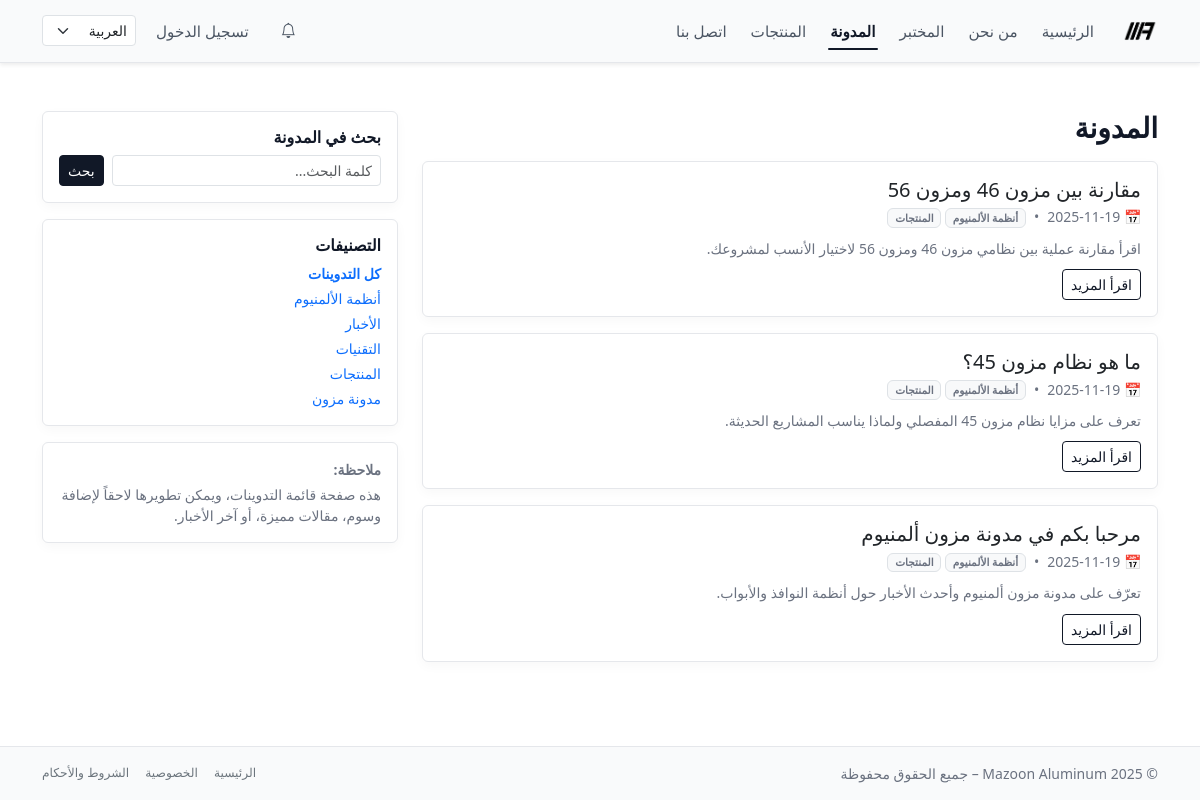
The page /ar/blog/ on the database its author committed.
### website/models.py (models this page shows, shortened)
class TimeStampedModel(models.Model):
    created_at = models.DateTimeField(default=timezone.now, editable=False)
    updated_at = models.DateTimeField(auto_now=True)
    class Meta:
        abstract = True

class BlogPost(TimeStampedModel):
    slug = models.SlugField(unique=True, max_length=200)
    title_ar = models.CharField(max_length=200)
    title_en = models.CharField(max_length=200, blank=True, null=True)
    body_ar = models.TextField()
    body_en = models.TextField(blank=True, null=True)
    meta_title_ar = models.CharField(max_length=255, blank=True, null=True)
    meta_title_en = models.CharField(max_length=255, blank=True, null=True)
    meta_description_ar = models.CharField(max_length=300, blank=True, null=True)
    meta_description_en = models.CharField(max_length=300, blank=True, null=True)
    thumbnail = models.ImageField(
        upload_to="blog/",
        blank=True,
        null=True,
    )
    is_published = models.BooleanField(default=True)
    published_at = models.DateTimeField(default=timezone.now)
    categories = models.ManyToManyField(
        Category,
        related_name="posts",
        blank=True,
    )
    tags = models.ManyToManyField(
        Tag,
        related_name="posts",
        blank=True,
    )
    class Meta:
        ordering = ("-published_at", "-id")
    @property
    def title(self):
        lang = get_language() or "ar"
        if lang.startswith("en") and self.title_en:
            return self.title_en
        return self.title_ar
    @property
    def meta_description(self):
        lang = get_language() or "ar"
        if lang.startswith("en") and self.meta_description_en:
            return self.meta_description_en
        desc = self.meta_description_ar or self.body_ar[:250]
        return desc
    @property
    def body(self):
        lang = get_language() or "ar"
        if lang.startswith("en") and self.body_en:
            return self.body_en
        return self.body_ar
    def get_absolute_url(self):
        return reverse("blog_detail", kwargs={"slug": self.slug})

class Category(TimeStampedModel):
    slug = models.SlugField(unique=True, max_length=100)
    name_ar = models.CharField(max_length=100)
    name_en = models.CharField(max_length=100, blank=True, null=True)
    class Meta:
        ordering = ("name_ar",)
    @property
    def name(self):
        lang = get_language() or "ar"
        if lang.startswith("en") and self.name_en:
            return self.name_en
        return self.name_ar

### website/views.py (the view, shortened to what this page needs)
# urls.py: path("blog/", BlogListView.as_view(), name="blog_list"),
class BlogListView(ListView):
    model = BlogPost
    template_name = "website/blog_list.html"
    context_object_name = "posts"
    paginate_by = 5
    def get_queryset(self):
        q = self.request.GET.get("q", "").strip()
        qs = BlogPost.objects.filter(is_published=True)
        category_slug = self.kwargs.get("category_slug")
        self.current_category = None
        if category_slug:
            self.current_category = Category.objects.filter(
                slug=category_slug
            ).first()
            if self.current_category:
                qs = qs.filter(categories=self.current_category)
        self.search_query = q
        return qs
    def get_context_data(self, **kwargs):
        context = super().get_context_data(**kwargs)
        context["categories"] = Category.objects.all()
        context["current_category"] = getattr(self, "current_category", None)
        context["q"] = getattr(self, "search_query", "")
        return context

### core/context_processors.py (called while the page is built, shortened)
def notifications_context(request):
    user = request.user
    if not user.is_authenticated:
        return {}

### templates/website/blog_list.html (shortened to what this page needs)
{% extends "base.html" %}
{% load i18n %}
{% block content %}
<div class="row g-4">
  <div class="col-lg-8">
    <header class="mb-3">
      <h1 class="h3 fw-bold mb-1">
        {% if current_category %}
          {{ current_category.name }}
        {% elif current_tag %}
          {% trans "الوسم" %}: {{ current_tag.name }}
        {% else %}
          {% if LANGUAGE_CODE == "ar" %}
            {% trans "المدونة" %}
          {% else %}
            {% trans "Blog" %}
          {% endif %}
        {% endif %}
      </h1>
    </header>
    {% if posts %}
      <div class="vstack gap-3">
        {% for post in posts %}
          <article class="card blog-card border-0">
            <div class="card-body">
              <h2 class="h5 mb-1">
                <a href="{{ post.get_absolute_url }}" class="text-decoration-none text-dark">
                  {{ post.title }}
                </a>
              </h2>
              <div class="small text-muted mb-2 d-flex flex-wrap gap-2 align-items-center">
                <span>📅 {{ post.published_at|date:"Y-m-d" }}</span>
                {% if post.categories.all %}
                  <span>•</span>
                  <span>
                    {% for c in post.categories.all %}
                      <span class="badge bg-light text-muted border">
                        {{ c.name }}
                      </span>
                    {% endfor %}
                  </span>
                {% endif %}
              </div>
              <p class="small mb-2 text-muted" style="line-height: 1.8;">
                {{ post.meta_description|default:post.body|truncatechars:220 }}
              </p>
              <a href="{{ post.get_absolute_url }}" class="btn btn-sm btn-outline-primary">
                {% trans "اقرأ المزيد" %}
              </a>
            </div>
          </article>
        {% endfor %}
      </div>
    {% else %}
      <p class="text-muted mb-0">
        {% trans "لا توجد تدوينات متاحة حالياً." %}
      </p>
    {% endif %}
  </div>
  <div class="col-lg-4">
    <aside class="position-sticky" style="top: 88px;">
      <div class="card border-0 mb-3">
        <div class="card-body">
          <h2 class="h6 mb-2 fw-bold">{% trans "بحث في المدونة" %}</h2>
          <form method="get" class="d-flex gap-2">
            <input type="text"
                   name="q"
                   class="form-control form-control-sm"
                   value="{{ q }}"
                   placeholder="{% trans 'كلمة البحث...' %}">
            <button class="btn btn-sm btn-primary" type="submit">
              {% trans "بحث" %}
            </button>
          </form>
        </div>
      </div>
      {% if categories %}
        <div class="card border-0 mb-3">
          <div class="card-body">
            <h2 class="h6 mb-2 fw-bold">{% trans "التصنيفات" %}</h2>
            <div class="vstack gap-1 small">
              <a href="{% url 'blog_list' %}"
                 class="text-decoration-none {% if not current_category and not current_tag %}fw-bold{% endif %}">
                {% trans "كل التدوينات" %}
              </a>
              {% for c in categories %}
                <a href="{% url 'blog_category' category_slug=c.slug %}"
                   class="text-decoration-none {% if current_category and current_category.slug == c.slug %}fw-bold{% endif %}">
                  {{ c.name }}
                </a>
              {% endfor %}
            </div>
          </div>
        </div>
      {% endif %}
      <div class="card border-0">
        <div class="card-body small text-muted">
          <strong class="d-block mb-1">{% trans "ملاحظة" %}:</strong>
          <p class="mb-0">
            {% trans "هذه صفحة قائمة التدوينات، ويمكن تطويرها لاحقاً لإضافة وسوم، مقالات مميزة، أو آخر الأخبار." %}
          </p>
        </div>
      </div>
    </aside>
  </div>
</div>
{% endblock %}

### static/css/style.css (style rules this page uses)
:root { --mazoon-bg-page: #f4f4f5; --mazoon-card-bg: #ffffff; --mazoon-text-main: #111827; --mazoon-text-muted: #6b7280; --mazoon-primary: #111827; --mazoon-primary-soft: #374151; --mazoon-accent: #f59e0b; --mazoon-border-soft: #e5e7eb; }
body { background-color: var(--mazoon-bg-page) !important; color: var(--mazoon-text-main) !important; }
h1, h2, h3, h4, h5, h6 { color: var(--mazoon-text-main) !important; }
.text-muted { color: var(--mazoon-text-muted) !important; }
main .container > *:first-child { margin-top: 0; }
main .container > *:last-child { margin-bottom: 0; }
.card, .feature-card, .system-card, .partner-card, .product-card, .blog-card { background-color: var(--mazoon-card-bg) !important; border-radius: 6px; border: 1px solid var(--mazoon-border-soft) !important; box-shadow: 0 4px 12px rgba(15, 23, 42, 0.03); }
.btn-primary { background-color: var(--mazoon-primary) !important; border-color: var(--mazoon-primary) !important; color: #ffffff !important; }
.btn-outline-primary { color: var(--mazoon-primary) !important; border-color: var(--mazoon-primary) !important; }

### rows shown on the page
BlogPost: title "مقارنة بين مزون 46 ومزون 56", published_at "2025-11-19", meta_description "اقرأ مقارنة عملية بين نظامي مزون 46 ومزون 56 لاختيار الأنسب لمشروعك."
Category: name "أنظمة الألمنيوم"
Category: name "المنتجات"
BlogPost: title "ما هو نظام مزون 45؟", published_at "2025-11-19", meta_description "تعرف على مزايا نظام مزون 45 المفصلي ولماذا يناسب المشاريع الحديثة."
BlogPost: title "مرحبا بكم في مدونة مزون ألمنيوم", published_at "2025-11-19", meta_description "تعرّف على مدونة مزون ألمنيوم وأحدث الأخبار حول أنظمة النوافذ والأبواب."
Category: name "الأخبار"
Category: name "التقنيات"
Category: name "مدونة مزون"
